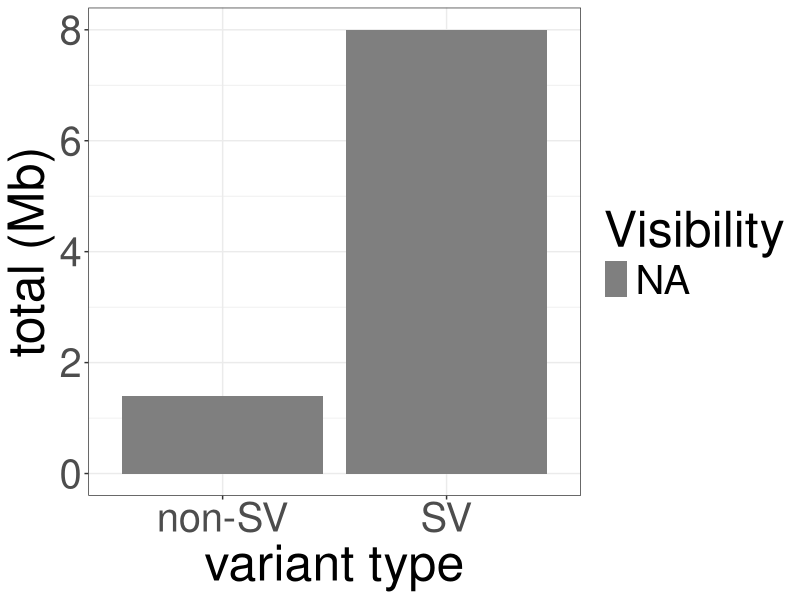

Here is the R script that generated this plot:
library(ggplot2)
library('RColorBrewer')

dat <- data.frame(
  totalMb = c(1.4, 3, 5),
  type = c('nonSV', 'SV', 'SV'),
  visibility = c('nonSV', 'hidden', 'visible')
)

dat$visibility <- with(dat, factor(visibility, levels(visibility)[c(3:1)]))

p <- ggplot() +
  geom_bar(
    data = dat,
    aes(y = totalMb, x = type, fill = visibility),
    stat = "identity",
    position = 'stack'
  ) +
  theme_bw() + 
  theme(text = element_text(size = 36)) +
  scale_fill_manual("Visibility", values = brewer.pal(12, 'Paired')[c(1,6,2)]) +
  ylab('total (Mb)') + xlab('variant type') +
  scale_x_discrete(labels=c("nonSV" = "non-SV", "SV" = "SV"))
cairo_pdf(filename = '~/Desktop/hidden.pdf', width = 8, height = 8)
print(p)
dev.off()